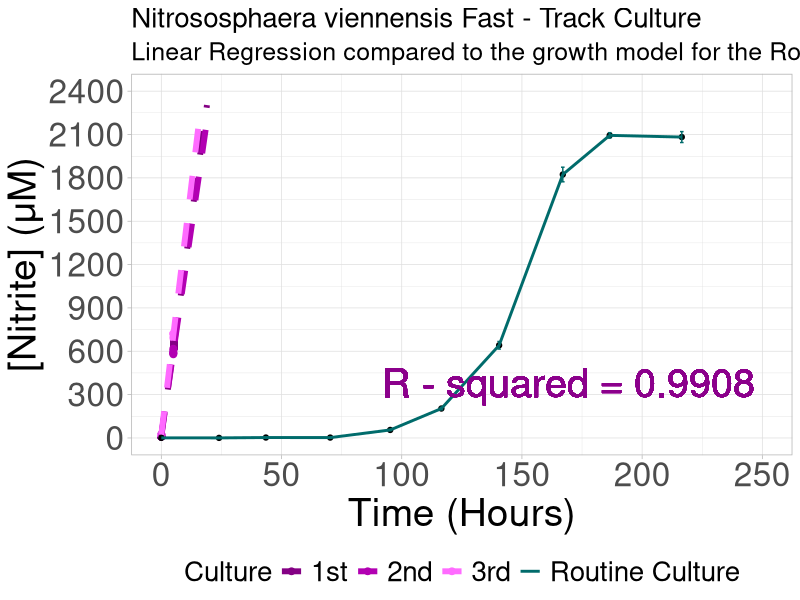
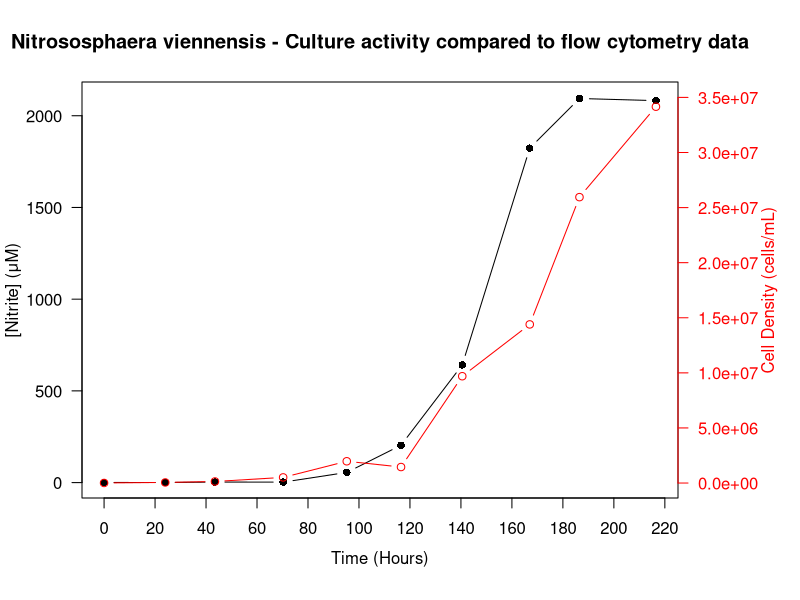
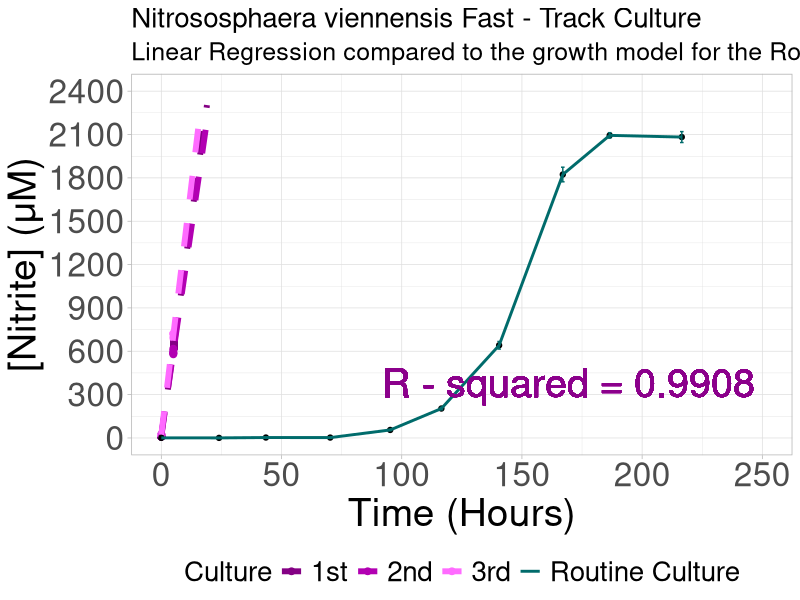

The R script that drew these images, in order:
## ---- chunk 1
# Here we store the necessary packages in the necessary_packages variable
necessary_packages <- c("readxl","dplyr","ggplot2")

# Here we check if the necessary packages are installed. If not, R installs them 
if (!requireNamespace(necessary_packages, quietly = TRUE)) {
  install.packages(necessary_packages)
}

# Here, for every package included in the necessary_packages variable, R will load it. The character.only = TRUE ensures that library() will try to interpret the package names as characters (as it needs for it to work) 
for (package in necessary_packages) {
  library(package, character.only = TRUE)
}
## ---- chunk 2
# Here, we create an R data frame named with the data
library(readxl)
library(dplyr)
data_routine <- read_excel("NVE Standardisation.xlsx", sheet = 1, col_names = TRUE)
# We can change the names of the columns to more R-friendly names
names(data_routine) <- c("Time", "Nitrite", "Mean_Nitrite", "St.Dev_Nitrite", "Cells", "Mean_Cells","St.Dev_Cells")
#We keep only the rows that contain a Nitrite value (thus removing rows that are left blank to make life easier when viewing the .xlsx file)
data_routine <- filter(data_routine, !is.na(Nitrite))
#Let's view the data
glimpse(data_routine)
## ---- chunk 3
# Prepare the plot in steps and export
cairo_pdf("Figure S6B-NVE_nitrite_amoA_congruence.pdf", width = 10, height = 8)

# Set plot parameters
par(mar=c(5, 4, 4, 6) + 0.1)

# This is the ntrite production curve
plot(filter(data_routine, !is.na(Mean_Nitrite))$Time, filter(data_routine, !is.na(Mean_Nitrite))$Mean_Nitrite, pch=16, axes=FALSE, ylim=c(0,2100), xlab="", ylab="", 
     type="b",col="black", main="Nitrososphaera viennensis - Culture activity compared to flow cytometry data")
axis(2, ylim=c(0,2100),col="black",las=1)  
mtext("[Nitrite] (μM)",side=2,line=3)
box()

par(new=TRUE)

# This is the amoA abundance curve printed in the same plot 

plot(filter(data_routine, !is.na(Mean_Nitrite))$Time, filter(data_routine, !is.na(Mean_Nitrite))$Mean_Cells,  xlab="", ylab="", ylim=c(4E+04,3.5E+07), 
     axes=FALSE, type="b", col="red")
mtext("Cell Density (cells/mL)",side=4,col="red",line=4) 
axis(4, ylim=c(0,7000), col="red",col.axis="red",las=1)

axis(1,pretty(range(filter(data_routine, !is.na(Mean_Nitrite))$Time),10))
mtext("Time (Hours)",side=1,col="black",line=2.5)  

dev.off()

## ---- chunk 4
# Here, we create an R data frame named with the data
library(readxl)
data_1D <- read_excel("NVE Standardisation.xlsx", sheet = 2, col_names = TRUE)
# We can change the names of the columns to more R-friendly names
names(data_1D) <- c("Time", "Nitrite", "Mean", "St.Dev", "Repetition")
#We keep only the rows that contain a Nitrite value (thus removing rows that are left blank to make life easier when viewing the .xlsx file)
data_1D <- filter(data_1D, !is.na(Nitrite))
#Let's view the data
glimpse(data_1D)
## ---- chunk 5
# Create the plot 
library(ggplot2)
line_plot_FTS_vs_routine_activity_NVE <- ggplot(data_1D, aes(x = Time, y = Nitrite)) +
  geom_point(aes(colour = Repetition), size = 2) + 
  geom_smooth(aes(colour = Repetition), method = lm, linetype = "dashed", linewidth = 2, se = F, fullrange = T) + 
  theme_light() + 
  labs(title = "Nitrososphaera viennensis Fast - Track Culture", subtitle = "Linear Regression compared to the growth model for the Routine culture", x = "Time (Hours)", y = "[Nitrite] (μM)") + 
  scale_y_continuous(breaks = seq(from = 0, to = 2400, by = 300), limits = c(0,2400)) +
  scale_x_continuous(breaks = seq(from = 0, to = 250, by = 50), limits = c(0,250)) +
  theme(legend.position = "bottom", legend.box = "vertical", axis.title = element_text(size = 28), axis.text = element_text(size = 24), legend.text = element_text(size = 20), legend.title = element_text(size = 20), plot.title = element_text(size = 20), plot.subtitle = element_text(size = 18)) + 
    scale_color_manual(values = c("1st" = "#840084", "2nd" = "#b200b2", "3rd" = "#ff6bff", "Routine Culture" = "#006b6b"), name = "Culture")

  line_plot_FTS_vs_routine_activity_NVE <- line_plot_FTS_vs_routine_activity_NVE + 
  geom_point(data = data_routine, aes(x = Time, y = Mean_Nitrite)) + geom_line(data = filter(data_routine, !is.na(Mean_Nitrite)), aes(x = Time, y = Mean_Nitrite, colour = "Routine Culture"), linewidth = 1) 

line_plot_FTS_vs_routine_activity_NVE <- line_plot_FTS_vs_routine_activity_NVE + 
  geom_errorbar(data = filter(data_routine, !is.na(Mean_Nitrite)), aes(x = Time, ymin = Mean_Nitrite - St.Dev_Nitrite, ymax = Mean_Nitrite + St.Dev_Nitrite), colour = "#006b6b", width = 1.5) + 
  geom_text(x = Inf, y = -Inf, label = paste("R - squared =", round(summary(lm(Nitrite~Time, data_1D))$adj.r.squared,4)), colour = "magenta4", size = 10, hjust = 1.1, vjust = -2) 

print(line_plot_FTS_vs_routine_activity_NVE)

cairo_pdf("Figure S6A-N. viennensis activity vs routine.pdf", width = 24, height = 12, onefile = T)
print(line_plot_FTS_vs_routine_activity_NVE)
dev.off()


